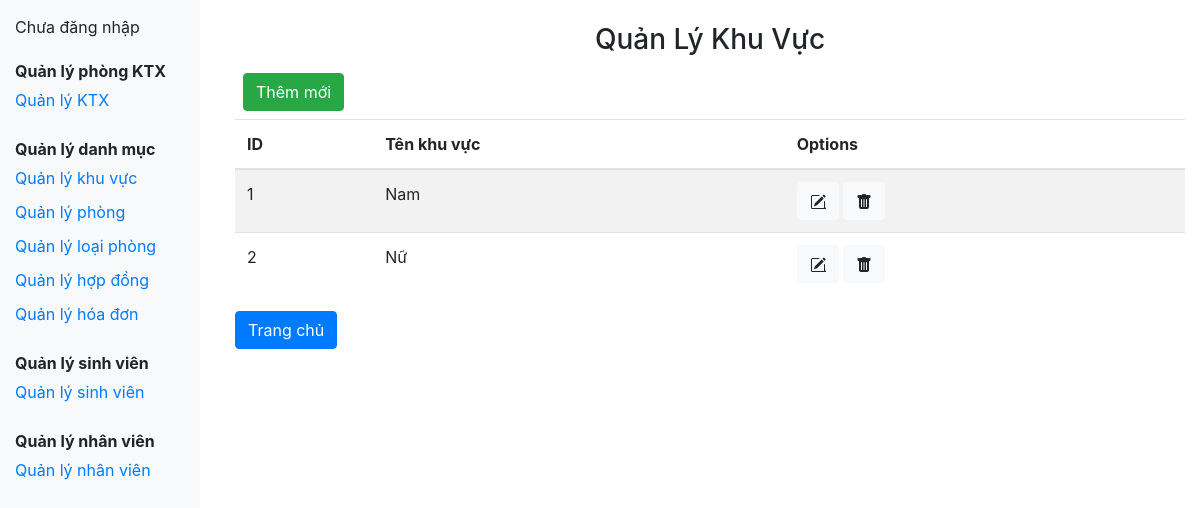
/QLKiTucXa/QLKiTucXa/trangQLKhuVuc.php, run on the app's committed database.
### tables this page shows
CREATE TABLE `khuvuc` (
  `KhuVucID` int(11) NOT NULL,
  `TenKhuVuc` varchar(50) DEFAULT NULL
);

### QLKiTucXa/QLKiTucXa/trangQLKhuVuc.php (the view, shortened to what this page needs)
<!DOCTYPE html>
<html lang="en">
<head>
    <link href="https://maxcdn.bootstrapcdn.com/bootstrap/4.5.2/css/bootstrap.min.css" rel="stylesheet">
</head>
<body>
<div class="sidebar">
<?php
if(isset($_SESSION['HoTen'])) {
    $tenNguoiDangNhap = $_SESSION['HoTen'];
    echo "Xin chào $tenNguoiDangNhap!";
} else {
    echo "Chưa đăng nhập";
}
?>
    <div class="menu-header">Quản lý phòng KTX</div>
    <a href="trangQLKiTucXa.php">Quản lý KTX</a>
    <div class="menu-header">Quản lý danh mục</div>
    <a href="trangQLKhuVuc.php" data-content="content-khu-vuc">Quản lý khu vực</a>
    <a href="trangQLPhong.php">Quản lý phòng</a>
    <a href="trangQLLoaiPhong.php">Quản lý loại phòng</a>
    <a href="trangQLHopDong.php">Quản lý hợp đồng</a>
    <a href="trangQLHoaDon.php">Quản lý hóa đơn</a>
    <div class="menu-header">Quản lý sinh viên</div>
    <a href="trangQLSinhVien.php">Quản lý sinh viên</a>
    <div class="menu-header">Quản lý nhân viên</div>
    <a href="trangQLQuanLy.php">Quản lý nhân viên</a>
</div>
<div class="main-content">
    <center><h3 class="mt-2">Quản Lý Khu Vực </h3></center>
    <button type="button" class="btn btn-success m-2 float-end" data-toggle="modal" data-target="#addModal">
        Thêm mới
    </button>
    <table class="table table-striped">
        <thead>
            <tr>
                <th>ID</th>
                <th>Tên khu vực</th>
                <th>Options</th>
            </tr>
        </thead>
        <tbody>
            <?php
            include 'conn.php';
            $sql = "SELECT * FROM KhuVuc";
            $stmt = $conn->prepare($sql);
            $stmt->execute();
            $result = $stmt->fetchAll(PDO::FETCH_ASSOC);
            if (count($result) > 0) {
                foreach ($result as $row) {
                    echo "<tr>";
                    echo "<td>{$row['KhuVucID']}</td>";
                    echo "<td>{$row['TenKhuVuc']}</td>";
                    echo "<td>";
                    echo "<button type='button' class='btn btn-light mr-1' data-toggle='modal' data-target='#editModal' onclick='editClick(" . json_encode($row) . ")'>";
                    echo "</button>";
                    echo "<button type='button' class='btn btn-light mr-1' onclick='deleteKhuVuc({$row['KhuVucID']})'>";
                    echo "</button>";
                    echo "</td>";
                    echo "</tr>";
                }
            } else {
                echo "<tr><td colspan='7' class='text-center'>Không có dữ liệu</td></tr>";
            }
            ?>
        </tbody>
    </table>
    <a href="trangQLKiTucXa.php" class="btn btn-primary">Trang chủ</a>
</div>
</body>
</html>

### QLKiTucXa/QLKiTucXa/trangQLKhuVuc.php (style rules this page uses)
body { display: flex; }
.sidebar { width: 200px; background: #f8f9fa; padding: 15px; height: 100vh; position: fixed; top: 0; left: 0; }
.main-content { margin-left: 220px; padding: 15px; width: calc(100% - 220px); }
.menu-header { font-weight: bold; margin-top: 20px; }
.sidebar a { display: block; padding: 5px 0; color: #007bff; text-decoration: none; }

### data on the page
khuvuc: KhuVucID "1", TenKhuVuc "Nam"
khuvuc: KhuVucID "2", TenKhuVuc "Nữ"
